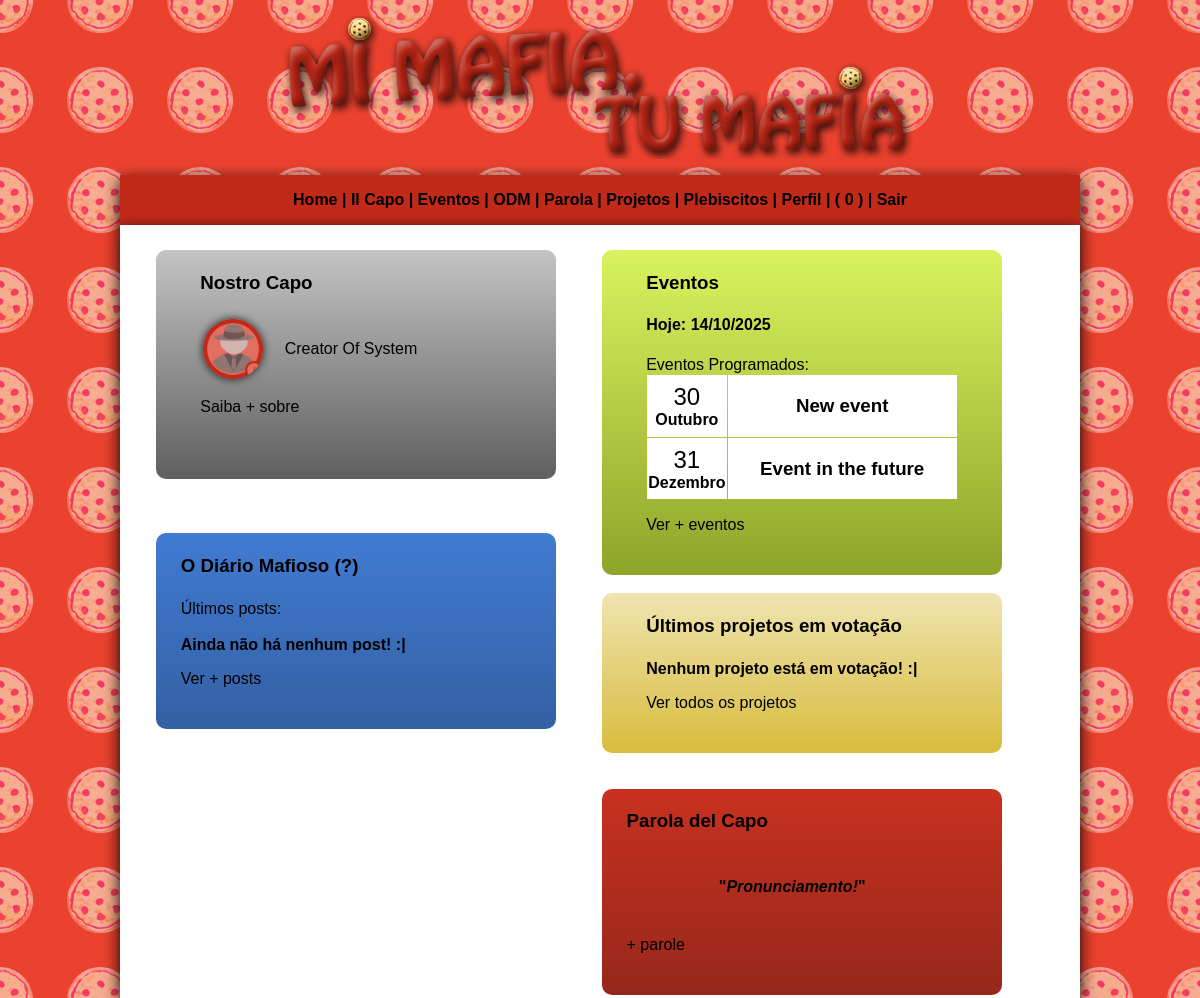
Page /pri.php (signed in) on the committed database.
### tables this page shows
CREATE TABLE `user` (
  `id_user` int(11) NOT NULL,
  `nome_user` varchar(200) NOT NULL,
  `sobrenome_user` varchar(200) NOT NULL,
  `nickname_user` varchar(20) NOT NULL,
  `bday_user` varchar(20) NOT NULL,
  `turno_user` varchar(10) NOT NULL,
  `mail_user` varchar(200) NOT NULL,
  `sexo_user` varchar(20) NOT NULL,
  `pass_user` varchar(200) NOT NULL,
  `desc_user` text NOT NULL,
  `matricula_user` varchar(20) NOT NULL,
  `photo_user` varchar(20) NOT NULL
);

CREATE TABLE `events` (
  `id_event` int(11) NOT NULL,
  `tit_event` varchar(255) NOT NULL,
  `desc_event` text DEFAULT NULL,
  `data_event` varchar(200) NOT NULL,
  `creat_event` varchar(200) NOT NULL
);

CREATE TABLE `parola` (
  `id_parola` int(11) NOT NULL,
  `text_parola` text NOT NULL,
  `creat_parola` int(11) NOT NULL
);

### pri.php (the view, shortened to what this page needs)
<?php
  include('conectar.php');
?>
<!DOCTYPE html PUBLIC "-//W3C//DTD XHTML 1.0 Transitional//EN" "http://www.w3.org/TR/xhtml1/DTD/xhtml1-transitional.dtd">
<html xmlns="http://www.w3.org/1999/xhtml">
<head>
<link rel="stylesheet" href="css/geral.css" type="text/css" />
</head>
<body leftmargin="0" topmargin="0" background="img/back2.png">
<table cellpadding="0" cellspacing="0" width="100%" border="0">
  <tr>
    <td width="10%">&nbsp;</td>
    <td align="center" valign="bottom"><p><img src="img/tit.png"></p></td>
    <td width="10%">&nbsp;</td>
  </tr>
  <tr>
    <td>&nbsp;</td>
    <td bgcolor="#c12a19" align="center" style="box-shadow: 0px 5px 15px #000;" height="50"><?php include ('menu.php');?></td>
    <td>&nbsp;</td>
  </tr>
  <tr>
    <td>&nbsp;</td>
    <td bgcolor="#FFFFFF" style="box-shadow: 0px 5px 15px #000;" height="500" valign="top">
      <table width="100%" border="0">
        <?php
        $query_plebson= "SELECT * FROM plebs WHERE vis_plebs = 0";
        $stmt_plebson = $conexao->prepare($query_plebson);
        $stmt_plebson->execute();
        $rs_plebson   = $stmt_plebson->get_result();
        ?>
        <?php
        $hoje     = new DateTime();
        ?>
          <tr height="5">
            <td width="5%">&nbsp;</td>
            <td width="33%" align="center"></td>
            <td width="57%" align="center"></td>
            <td width="5%">&nbsp;</td>
          </tr>
          <tr>
            <td>&nbsp;</td>
            <td align="left" valign="top">
                <table class="tableado" width="400" border="0">
                  <tr>
                    <td width="10%">&nbsp;</td>
                    <td width="80%"><h3>Nostro Capo</h3></td>
                    <td width="10%">&nbsp;</td>
                  </tr>
                  <tr>
                    <td>&nbsp;</td>
                    <td>
                      <?php
                        $query_capo = "SELECT * FROM capone_ger LIMIT 1";
                        $stmt_capo = $conexao->prepare($query_capo);
                        $stmt_capo->execute();
                        $rs_capo = $stmt_capo->get_result();
                        $ncapo = $rs_capo->num_rows;
                        if($ncapo == 0){
                      ?>
                        <b>Ainda não há um Il Capo! :O</b>
                      <?php
                        }else{
                          $capoinfo   = $rs_capo->fetch_assoc();
                          $iduser_capo= $capoinfo['iduser_capger'];
                          $query_infcapo  = "SELECT * FROM user WHERE id_user = ?";
                          $stmt_infcapo   = $conexao->prepare($query_infcapo);
                          $stmt_infcapo->bind_param("i", $iduser_capo);
                          $stmt_infcapo->execute();
                          $rs_infcapo   = $stmt_infcapo->get_result();
                          $capoinfus    = $rs_infcapo->fetch_assoc();
                          $caponame     = $capoinfus['nome_user'];
                          $caposobname  = $capoinfus['sobrenome_user'];
                          $capophoto	  = $capoinfus['photo_user'];
                      ?>
                        <table width="100%" border="0">
                          <tr>
                            <td width="26%"><img src="photos/user/<?=$capophoto;?>" style="width: 60px;
                            height: 60px;
                            border-radius: 40px;
                            -webkit-border-radius: 50px;
                            -moz-border-radius: 50px;
                            background: url(photos/user/<?=$capophoto?>);
                            background-size:contain;
                            box-shadow: 0 0 8px rgba(0, 0, 0, .8);
                            -webkit-box-shadow: 0 0 8px rgba(0, 0, 0, .8);
                            -moz-box-shadow: 0 0 8px rgba(0, 0, 0, .8);"></td>
                            <td width="74%"><?=$caponame;?> <?=$caposobname;?></td>
                          </tr>
                        </table>
                      <?php
                          }
                      ?>
                      <p>
                        <a href="capo.php">
                          Saiba + sobre
                        </a>
                      </p>
                    </td>
                    <td>&nbsp;</td>
                  </tr>
                  <tr>
                    <td>&nbsp;</td>
                    <td>&nbsp;</td>
                  </tr>
                  <tr>
                    <td>&nbsp;</td>
                  </tr>
                </table>
                <br /><br /><br />
                <table class="tablaposts" width="400" border="0">
                  <tr>
                    <td width="5%">&nbsp;</td>
                    <td width="85%"><h3>O Diário Mafioso <font title="No Diário Mafioso tu encontras posts que os alunos fazem sobre assuntos que sejam do interesse destes. Ex.: Avisos, anúncios, notícias, etc.">(?)</font></h3></td>
                    <td width="10%">&nbsp;</td>
                  </tr>
                <tr>
                  <td>&nbsp;</td>
                  <td>
                    <table width="100%" cellpadding="0" cellspacing="0" border="0">
                      <tr>
                        <td>Últimos posts:</td>
                      </tr>
                    </table>
                    <?php
                      $query_posts  = "SELECT * FROM posts WHERE vis_post = '0' ORDER BY id_post DESC LIMIT 5";
                      $stmt_posts   = $conexao->prepare($query_posts);
                      $stmt_posts->execute();
                      $rs_posts = $stmt_posts->get_result();
                      $nposts   = $rs_posts->num_rows;
                      if($nposts == 0){
                    ?>
                    <br />
                    <b>Ainda não há nenhum post! :|</b>
                    <?php
                      }
                    ?>
                    <p><a href="odmpri.php">Ver + posts</a></p>
                  </td>
                  <td>&nbsp;</td>
                </tr>
                <tr>
                  <td>&nbsp;</td>
                  <td>&nbsp;</td>
                  <td>&nbsp;</td>
                </tr>
              </table>
            </td>
            <td align="center" valign="top">
                <table class="tablaeventos" width="400" border="0">
                  <tr>
                    <td width="10%">&nbsp;</td>
                    <td width="80%"><h3>Eventos</h3></td>
                    <td width="10%">&nbsp;</td>
                  </tr>
                  <tr>
                    <td>&nbsp;</td>
                    <td><b>Hoje: <?=$hoje->format('d/m/Y');?></b></td>
                    <td>&nbsp;</td>
                  </tr>
                  <tr>
                    <td>&nbsp;</td>
                    <td>
                    <br />
                      <table width="100%" cellpadding="0" cellspacing="0" border="0">
                        <tr>
                          <td>
                          Eventos Programados:
                          </td>
                        </tr>
                      </table>
                      <?php
                        $query_events = "SELECT * FROM events WHERE data_event >= CURDATE() ORDER BY data_event LIMIT 5";
                        $stmt_events  = $conexao->prepare($query_events);
                        $stmt_events->execute();
                        $rs_events = $stmt_events->get_result();
                        $nevents   = $rs_events->num_rows;
                        if($nevents == 0){
                        ?>
                          <br />
                          <b>Não há nenhum evento planejado! :/</b>
                        <?php
                        }else{
                      ?>
                          <table width="100%" border="0" cellpadding="1" cellspacing="1">
                            <?php
                              while($eventinfo = $rs_events->fetch_assoc()){
                              $id_event	     = $eventinfo['id_event'];
                              $data_event    = new DateTime($eventinfo['data_event']);
                              $dia_event     = $data_event->format('d');
                              $mes_event     = $data_event->format('m');
                              $tit_event     = $eventinfo['tit_event'];
                            ?>
                              <tr>
                                <td bgcolor="#FFFFFF" width="23%">
                                  <table border="0" align="center" width="100%" cellpadding="0" cellspacing="0">
                                    <tr>
                                      <td align="center">
                                        <font size="+2"><?=$dia_event;?></font>
                                      </td>
                                    </tr>
                                    <tr>
                                      <td align="center">
                                        <b><?php
                                          $mezu = $mes_event;
                                          include('meses.php'); ?></b>
                                      </td>
                                    </tr>
                                  </table>
                                </td>
                                <td bgcolor="#FFFFFF" align="center" width="77%">
                                  <a href="eventsee.php?i=<?=$id_event;?>"> <h3><?=$tit_event?></h3></a>
                                </td>
                              </tr>
                            <?php
                              }
                            ?>
                          </table>
                      <?php
                        }
                      ?>
                    <p><a href="events.php">Ver + eventos</a></p>
                    </td>
                    <td>&nbsp;</td>
                  </tr>
                  <tr>
                    <td>&nbsp;</td>
                    <td>&nbsp;</td>
                    <td>&nbsp;</td>
                  </tr>
                </table>
              <br />
                <table class="tablaproj" id="tablaproj" width="400" border="0">
                  <tr>
                    <td width="10%">&nbsp;</td>
                    <td width="80%"><h3>Últimos projetos em votação</h3></td>
                    <td width="10%">&nbsp;</td>
                  </tr>
                  <tr>
                    <td>&nbsp;</td>
                    <td>
                      <?php
                        $query_proj = "SELECT * FROM projetos WHERE sit_proj = 'vot' ORDER BY id_proj DESC LIMIT 3";
                        $stmt_proj  = $conexao->prepare($query_proj);
                        $stmt_proj->execute();
                        $rs_proj  = $stmt_proj->get_result();
                        $nproj    = $rs_proj->num_rows;
                        if($nproj == 0){
                      ?>
                        <b>Nenhum projeto está em votação! :|</b>
                      <?php
                        }
                      ?>
                      <p>
                        <a href="projectos.php">
                          Ver todos os projetos
                        </a>
                      </p>
                    </td>
                    <td>&nbsp;</td>
                  </tr>
                  <tr>
                    <td>&nbsp;</td>
                    <td>&nbsp;</td>
                    <td>&nbsp;</td>
                  </tr>
                </table>
              <br /><br />
              <table class="tablaparola" width="400" border="0">
                <tr>
                  <td width="5%">&nbsp;</td>
                  <td width="85%"><h3>Parola del Capo</h3></td>
                  <td width="10%">&nbsp;</td>
                </tr>
                <tr>
                  <td>&nbsp;</td>
                  <td>
                    <?php
                      $query_parola = "SELECT * FROM parola ORDER BY id_parola DESC LIMIT 1";
                      $stmt_parola  = $conexao->prepare($query_parola);
                      $stmt_parola->execute();
                      $rs_parola  = $stmt_parola->get_result();
                      $nparola    = $rs_parola->num_rows;
                      $rs_parolu  = $conexao->query($query_parola);
                      if($nparola == 0){
                    ?>
                    <br />
                    <b>Il Capo não se pronunciou ainda! o_o</b>
                    <?php
                      }else{
                        $paroliinfo   = $rs_parolu->fetch_assoc();
                        $creat_parola = $paroliinfo['creat_parola'];
                        if($creat_parola != $iduser_capo){
                          echo '<b>Il Capo não se pronunciou ainda! o_o</b>';
                        }else{
                    ?>
                      <table width="100%" border="0" cellpadding="1" cellspacing="1">
                        <?php
                          while($parolinfo = $rs_parola->fetch_assoc()){
                          $text_parola      = $parolinfo['text_parola'];
                        ?>
                        <tr>
                          <td align="center" width="77%"><h4>"<i><?=$text_parola;?></i>"</h4></td>
                        </tr>
                        <?php
                          }
                        ?>
                      </table>
                    <?php
                        }
                      }
                    ?>
                    <p><a href="parola.php">+ parole</a></p>
                  </td>
                  <td>&nbsp;</td>
                </tr>
                <tr>
                  <td>&nbsp;</td>
                  <td>&nbsp;</td>
                  <td>&nbsp;</td>
                </tr>
              </table>
            </td>
            <td>&nbsp;</td>
          </tr>
        </table>
    </td>
    <td>&nbsp;</td>
  </tr>
</table>
</body>
</html>

### meses.php (shortened to what this page needs)
<?php
switch($mezu){
	case '10':
		echo 'Outubro';
	break;
	case '12':
		echo 'Dezembro';
	break;
}
?>

### css/geral.css (style rules this page uses)
body { font-family:Verdana, Geneva, sans-serif; }
a { text-decoration:none; color:#000; }
.tableado { background: linear-gradient(#c4c4c4, #5f5f5f); border-radius:10px; -moz-border-radius:10px; -webkit-border-radius:10px; }
.tablaproj { background: linear-gradient(#EFE4B0, #D8BC3D); border-radius:10px; -moz-border-radius:10px; -webkit-border-radius:10px; }
.tablaeventos { background: linear-gradient(#d9f35e, #8ea42a); border-radius:10px; -moz-border-radius:10px; -webkit-border-radius:10px; }
.tablaposts { background: linear-gradient(#417bd2, #3460a3); border-radius:10px; -moz-border-radius:10px; -webkit-border-radius:10px; }
.tablaparola { background: linear-gradient(#c83120, #96281b); border-radius:10px; -moz-border-radius:10px; -webkit-border-radius:10px; }

### rows in the picture
user: photo_user (picture), nome_user "Creator", sobrenome_user "Of System"
events: data_event "30", shows "Outubro", tit_event "New event"
events: data_event "31", shows "Dezembro", tit_event "Event in the future"
parola: text_parola "Pronunciamento!"
